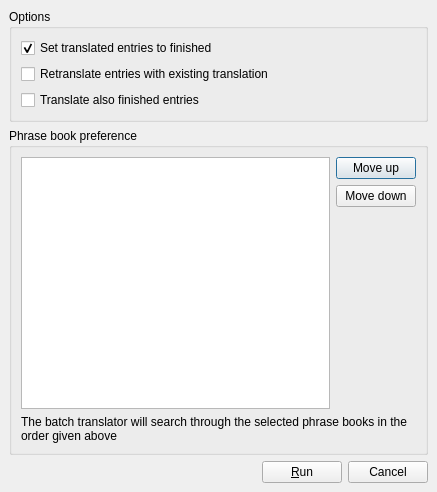
<?xml version="1.0" encoding="UTF-8"?>
<ui version="4.0">
 <comment>*********************************************************************
**
** Copyright (C) 2014 Digia Plc and/or its subsidiary(-ies).
** Contact: http://www.qt-project.org/legal
**
** This file is part of the Qt Linguist of the Qt Toolkit.
**
** $QT_BEGIN_LICENSE:LGPL21$
** Commercial License Usage
** Licensees holding valid commercial Qt licenses may use this file in
** accordance with the commercial license agreement provided with the
** Software or, alternatively, in accordance with the terms contained in
** a written agreement between you and Digia. For licensing terms and
** conditions see http://qt.digia.com/licensing. For further information
** use the contact form at http://qt.digia.com/contact-us.
**
** GNU Lesser General Public License Usage
** Alternatively, this file may be used under the terms of the GNU Lesser
** General Public License version 2.1 or version 3 as published by the Free
** Software Foundation and appearing in the file LICENSE.LGPLv21 and
** LICENSE.LGPLv3 included in the packaging of this file. Please review the
** following information to ensure the GNU Lesser General Public License
** requirements will be met: https://www.gnu.org/licenses/lgpl.html and
** http://www.gnu.org/licenses/old-licenses/lgpl-2.1.html.
**
** In addition, as a special exception, Digia gives you certain additional
** rights. These rights are described in the Digia Qt LGPL Exception
** version 1.1, included in the file LGPL_EXCEPTION.txt in this package.
**
** $QT_END_LICENSE$
**
*********************************************************************</comment>
 <class>BatchTranslationDialog</class>
 <widget class="QDialog" name="batchTranslationDialog">
  <property name="geometry">
   <rect>
    <x>0</x>
    <y>0</y>
    <width>437</width>
    <height>492</height>
   </rect>
  </property>
  <property name="windowTitle">
   <string>Qt Linguist - Batch Translation</string>
  </property>
  <layout class="QVBoxLayout">
   <property name="spacing">
    <number>6</number>
   </property>
   <property name="margin">
    <number>9</number>
   </property>
   <item>
    <widget class="QGroupBox" name="groupBox">
     <property name="sizePolicy">
      <sizepolicy hsizetype="Preferred" vsizetype="Maximum">
       <horstretch>0</horstretch>
       <verstretch>0</verstretch>
      </sizepolicy>
     </property>
     <property name="title">
      <string>Options</string>
     </property>
     <layout class="QVBoxLayout">
      <property name="spacing">
       <number>6</number>
      </property>
      <property name="margin">
       <number>9</number>
      </property>
      <item>
       <widget class="QCheckBox" name="ckMarkFinished">
        <property name="toolTip">
         <string/>
        </property>
        <property name="checked">
         <bool>true</bool>
        </property>
        <property name="text">
         <string>Set translated entries to finished</string>
        </property>
       </widget>
      </item>
      <item>
       <widget class="QCheckBox" name="ckTranslateTranslated">
        <property name="checked">
         <bool>false</bool>
        </property>
        <property name="text">
         <string>Retranslate entries with existing translation</string>
        </property>
       </widget>
      </item>
      <item>
       <widget class="QCheckBox" name="ckTranslateFinished">
        <property name="toolTip">
         <string>Note that the modified entries will be reset to unfinished if 'Set translated entries to finished' above is unchecked</string>
        </property>
        <property name="text">
         <string>Translate also finished entries</string>
        </property>
       </widget>
      </item>
     </layout>
    </widget>
   </item>
   <item>
    <widget class="QGroupBox" name="groupBox_2">
     <property name="sizePolicy">
      <sizepolicy hsizetype="Preferred" vsizetype="Minimum">
       <horstretch>0</horstretch>
       <verstretch>0</verstretch>
      </sizepolicy>
     </property>
     <property name="title">
      <string>Phrase book preference</string>
     </property>
     <layout class="QVBoxLayout">
      <property name="spacing">
       <number>6</number>
      </property>
      <property name="margin">
       <number>9</number>
      </property>
      <item>
       <layout class="QHBoxLayout">
        <property name="spacing">
         <number>6</number>
        </property>
        <property name="margin">
         <number>0</number>
        </property>
        <item>
         <widget class="QListView" name="phrasebookList">
          <property name="uniformItemSizes">
           <bool>true</bool>
          </property>
         </widget>
        </item>
        <item>
         <layout class="QVBoxLayout">
          <property name="spacing">
           <number>6</number>
          </property>
          <property name="margin">
           <number>0</number>
          </property>
          <item>
           <widget class="QPushButton" name="moveUpButton">
            <property name="text">
             <string>Move up</string>
            </property>
           </widget>
          </item>
          <item>
           <widget class="QPushButton" name="moveDownButton">
            <property name="text">
             <string>Move down</string>
            </property>
           </widget>
          </item>
          <item>
           <spacer>
            <property name="orientation">
             <enum>Qt::Vertical</enum>
            </property>
            <property name="sizeHint" stdset="0">
             <size>
              <width>20</width>
              <height>40</height>
             </size>
            </property>
           </spacer>
          </item>
         </layout>
        </item>
       </layout>
      </item>
      <item>
       <widget class="QLabel" name="label">
        <property name="text">
         <string>The batch translator will search through the selected phrase books in the order given above</string>
        </property>
        <property name="wordWrap">
         <bool>true</bool>
        </property>
       </widget>
      </item>
     </layout>
    </widget>
   </item>
   <item>
    <layout class="QHBoxLayout">
     <property name="spacing">
      <number>6</number>
     </property>
     <property name="margin">
      <number>0</number>
     </property>
     <item>
      <spacer>
       <property name="orientation">
        <enum>Qt::Horizontal</enum>
       </property>
       <property name="sizeHint" stdset="0">
        <size>
         <width>40</width>
         <height>20</height>
        </size>
       </property>
      </spacer>
     </item>
     <item>
      <widget class="QPushButton" name="runButton">
       <property name="text">
        <string>&amp;Run</string>
       </property>
      </widget>
     </item>
     <item>
      <widget class="QPushButton" name="cancelButton">
       <property name="text">
        <string>Cancel</string>
       </property>
      </widget>
     </item>
    </layout>
   </item>
  </layout>
 </widget>
 <resources/>
 <connections>
  <connection>
   <sender>cancelButton</sender>
   <signal>clicked()</signal>
   <receiver>batchTranslationDialog</receiver>
   <slot>reject()</slot>
   <hints>
    <hint type="sourcelabel">
     <x>388</x>
     <y>461</y>
    </hint>
    <hint type="destinationlabel">
     <x>188</x>
     <y>465</y>
    </hint>
   </hints>
  </connection>
 </connections>
</ui>
